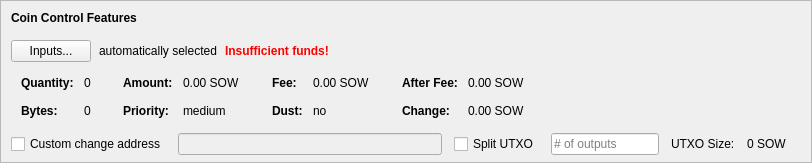
    <widget class="QFrame" name="frameCoinControl">
     <property name="sizePolicy">
      <sizepolicy hsizetype="Expanding" vsizetype="Expanding">
       <horstretch>0</horstretch>
       <verstretch>0</verstretch>
      </sizepolicy>
     </property>
     <property name="maximumSize">
      <size>
       <width>16777215</width>
       <height>16777215</height>
      </size>
     </property>
     <property name="frameShape">
      <enum>QFrame::StyledPanel</enum>
     </property>
     <property name="frameShadow">
      <enum>QFrame::Sunken</enum>
     </property>
     <layout class="QVBoxLayout" name="verticalLayoutCoinControl2">
      <property name="spacing">
       <number>0</number>
      </property>
      <property name="leftMargin">
       <number>0</number>
      </property>
      <property name="topMargin">
       <number>0</number>
      </property>
      <property name="rightMargin">
       <number>0</number>
      </property>
      <property name="bottomMargin">
       <number>6</number>
      </property>
      <item>
       <layout class="QVBoxLayout" name="verticalLayoutCoinControl" stretch="0,0,0,0,1">
        <property name="spacing">
         <number>0</number>
        </property>
        <property name="leftMargin">
         <number>10</number>
        </property>
        <property name="topMargin">
         <number>10</number>
        </property>
        <item>
         <layout class="QHBoxLayout" name="horizontalLayoutCoinControl1">
          <property name="bottomMargin">
           <number>15</number>
          </property>
          <item>
           <widget class="QLabel" name="labelCoinControlFeatures">
            <property name="sizePolicy">
             <sizepolicy hsizetype="Preferred" vsizetype="Maximum">
              <horstretch>0</horstretch>
              <verstretch>0</verstretch>
             </sizepolicy>
            </property>
            <property name="font">
             <font>
              <weight>75</weight>
              <bold>true</bold>
             </font>
            </property>
            <property name="styleSheet">
             <string notr="true">font-weight:bold;</string>
            </property>
            <property name="text">
             <string>Coin Control Features</string>
            </property>
           </widget>
          </item>
         </layout>
        </item>
        <item>
         <layout class="QHBoxLayout" name="horizontalLayoutCoinControl2" stretch="0,0,0,0">
          <property name="spacing">
           <number>8</number>
          </property>
          <property name="bottomMargin">
           <number>10</number>
          </property>
          <item>
           <widget class="QPushButton" name="pushButtonCoinControl">
            <property name="styleSheet">
             <string notr="true"/>
            </property>
            <property name="text">
             <string>Inputs...</string>
            </property>
            <property name="autoDefault">
             <bool>false</bool>
            </property>
           </widget>
          </item>
          <item>
           <widget class="QLabel" name="labelCoinControlAutomaticallySelected">
            <property name="text">
             <string>automatically selected</string>
            </property>
            <property name="margin">
             <number>5</number>
            </property>
           </widget>
          </item>
          <item>
           <widget class="QLabel" name="labelCoinControlInsuffFunds">
            <property name="font">
             <font>
              <weight>75</weight>
              <bold>true</bold>
             </font>
            </property>
            <property name="styleSheet">
             <string notr="true">color:red;font-weight:bold;</string>
            </property>
            <property name="text">
             <string>Insufficient funds!</string>
            </property>
            <property name="margin">
             <number>5</number>
            </property>
           </widget>
          </item>
          <item>
           <spacer name="horizontalSpacerCoinControl">
            <property name="orientation">
             <enum>Qt::Horizontal</enum>
            </property>
            <property name="sizeHint" stdset="0">
             <size>
              <width>40</width>
              <height>1</height>
             </size>
            </property>
           </spacer>
          </item>
         </layout>
        </item>
        <item>
         <widget class="QWidget" name="widgetCoinControl" native="true">
          <property name="sizePolicy">
           <sizepolicy hsizetype="Preferred" vsizetype="Preferred">
            <horstretch>0</horstretch>
            <verstretch>0</verstretch>
           </sizepolicy>
          </property>
          <property name="minimumSize">
           <size>
            <width>0</width>
            <height>0</height>
           </size>
          </property>
          <property name="styleSheet">
           <string notr="true"/>
          </property>
          <layout class="QHBoxLayout" name="horizontalLayoutCoinControl5">
           <property name="leftMargin">
            <number>0</number>
           </property>
           <property name="topMargin">
            <number>0</number>
           </property>
           <property name="rightMargin">
            <number>0</number>
           </property>
           <property name="bottomMargin">
            <number>0</number>
           </property>
           <item>
            <layout class="QHBoxLayout" name="horizontalLayoutCoinControl3" stretch="0,0,0,1">
             <property name="spacing">
              <number>20</number>
             </property>
             <property name="topMargin">
              <number>0</number>
             </property>
             <property name="bottomMargin">
              <number>10</number>
             </property>
             <item>
              <layout class="QFormLayout" name="formLayoutCoinControl1">
               <property name="horizontalSpacing">
                <number>10</number>
               </property>
               <property name="verticalSpacing">
                <number>14</number>
               </property>
               <property name="leftMargin">
                <number>10</number>
               </property>
               <property name="topMargin">
                <number>4</number>
               </property>
               <property name="rightMargin">
                <number>6</number>
               </property>
               <item row="0" column="0">
                <widget class="QLabel" name="labelCoinControlQuantityText">
                 <property name="font">
                  <font>
                   <weight>75</weight>
                   <bold>true</bold>
                  </font>
                 </property>
                 <property name="text">
                  <string>Quantity:</string>
                 </property>
                 <property name="margin">
                  <number>0</number>
                 </property>
                </widget>
               </item>
               <item row="0" column="1">
                <widget class="QLabel" name="labelCoinControlQuantity">
                 <property name="cursor">
                  <cursorShape>IBeamCursor</cursorShape>
                 </property>
                 <property name="contextMenuPolicy">
                  <enum>Qt::ActionsContextMenu</enum>
                 </property>
                 <property name="text">
                  <string notr="true">0</string>
                 </property>
                 <property name="margin">
                  <number>0</number>
                 </property>
                 <property name="textInteractionFlags">
                  <set>Qt::LinksAccessibleByMouse|Qt::TextSelectableByKeyboard|Qt::TextSelectableByMouse</set>
                 </property>
                </widget>
               </item>
               <item row="1" column="0">
                <widget class="QLabel" name="labelCoinControlBytesText">
                 <property name="font">
                  <font>
                   <weight>75</weight>
                   <bold>true</bold>
                  </font>
                 </property>
                 <property name="text">
                  <string>Bytes:</string>
                 </property>
                </widget>
               </item>
               <item row="1" column="1">
                <widget class="QLabel" name="labelCoinControlBytes">
                 <property name="cursor">
                  <cursorShape>IBeamCursor</cursorShape>
                 </property>
                 <property name="contextMenuPolicy">
                  <enum>Qt::ActionsContextMenu</enum>
                 </property>
                 <property name="text">
                  <string notr="true">0</string>
                 </property>
                 <property name="textInteractionFlags">
                  <set>Qt::LinksAccessibleByMouse|Qt::TextSelectableByKeyboard|Qt::TextSelectableByMouse</set>
                 </property>
                </widget>
               </item>
              </layout>
             </item>
             <item>
              <layout class="QFormLayout" name="formLayoutCoinControl2">
               <property name="horizontalSpacing">
                <number>10</number>
               </property>
               <property name="verticalSpacing">
                <number>14</number>
               </property>
               <property name="leftMargin">
                <number>6</number>
               </property>
               <property name="topMargin">
                <number>4</number>
               </property>
               <property name="rightMargin">
                <number>6</number>
               </property>
               <item row="0" column="0">
                <widget class="QLabel" name="labelCoinControlAmountText">
                 <property name="font">
                  <font>
                   <weight>75</weight>
                   <bold>true</bold>
                  </font>
                 </property>
                 <property name="text">
                  <string>Amount:</string>
                 </property>
                 <property name="margin">
                  <number>0</number>
                 </property>
                </widget>
               </item>
               <item row="0" column="1">
                <widget class="QLabel" name="labelCoinControlAmount">
                 <property name="cursor">
                  <cursorShape>IBeamCursor</cursorShape>
                 </property>
                 <property name="contextMenuPolicy">
                  <enum>Qt::ActionsContextMenu</enum>
                 </property>
                 <property name="text">
                  <string notr="true">0.00 SOW</string>
                 </property>
                 <property name="textInteractionFlags">
                  <set>Qt::LinksAccessibleByMouse|Qt::TextSelectableByKeyboard|Qt::TextSelectableByMouse</set>
                 </property>
                </widget>
               </item>
               <item row="1" column="0">
                <widget class="QLabel" name="labelCoinControlPriorityText">
                 <property name="font">
                  <font>
                   <weight>75</weight>
                   <bold>true</bold>
                  </font>
                 </property>
                 <property name="text">
                  <string>Priority:</string>
                 </property>
                </widget>
               </item>
               <item row="1" column="1">
                <widget class="QLabel" name="labelCoinControlPriority">
                 <property name="cursor">
                  <cursorShape>IBeamCursor</cursorShape>
                 </property>
                 <property name="contextMenuPolicy">
                  <enum>Qt::ActionsContextMenu</enum>
                 </property>
                 <property name="text">
                  <string>medium</string>
                 </property>
                 <property name="textInteractionFlags">
                  <set>Qt::LinksAccessibleByMouse|Qt::TextSelectableByKeyboard|Qt::TextSelectableByMouse</set>
                 </property>
                </widget>
               </item>
              </layout>
             </item>
             <item>
              <layout class="QFormLayout" name="formLayoutCoinControl3">
               <property name="horizontalSpacing">
                <number>10</number>
               </property>
               <property name="verticalSpacing">
                <number>14</number>
               </property>
               <property name="leftMargin">
                <number>6</number>
               </property>
               <property name="topMargin">
                <number>4</number>
               </property>
               <property name="rightMargin">
                <number>6</number>
               </property>
               <item row="0" column="0">
                <widget class="QLabel" name="labelCoinControlFeeText">
                 <property name="font">
                  <font>
                   <weight>75</weight>
                   <bold>true</bold>
                  </font>
                 </property>
                 <property name="text">
                  <string>Fee:</string>
                 </property>
                 <property name="margin">
                  <number>0</number>
                 </property>
                </widget>
               </item>
               <item row="0" column="1">
                <widget class="QLabel" name="labelCoinControlFee">
                 <property name="cursor">
                  <cursorShape>IBeamCursor</cursorShape>
                 </property>
                 <property name="contextMenuPolicy">
                  <enum>Qt::ActionsContextMenu</enum>
                 </property>
                 <property name="text">
                  <string notr="true">0.00 SOW</string>
                 </property>
                 <property name="textInteractionFlags">
                  <set>Qt::LinksAccessibleByMouse|Qt::TextSelectableByKeyboard|Qt::TextSelectableByMouse</set>
                 </property>
                </widget>
               </item>
               <item row="1" column="0">
                <widget class="QLabel" name="labelCoinControlLowOutputText">
                 <property name="font">
                  <font>
                   <weight>75</weight>
                   <bold>true</bold>
                  </font>
                 </property>
                 <property name="text">
                  <string>Dust:</string>
                 </property>
                </widget>
               </item>
               <item row="1" column="1">
                <widget class="QLabel" name="labelCoinControlLowOutput">
                 <property name="cursor">
                  <cursorShape>IBeamCursor</cursorShape>
                 </property>
                 <property name="contextMenuPolicy">
                  <enum>Qt::ActionsContextMenu</enum>
                 </property>
                 <property name="text">
                  <string>no</string>
                 </property>
                 <property name="textInteractionFlags">
                  <set>Qt::LinksAccessibleByMouse|Qt::TextSelectableByKeyboard|Qt::TextSelectableByMouse</set>
                 </property>
                </widget>
               </item>
              </layout>
             </item>
             <item>
              <layout class="QFormLayout" name="formLayoutCoinControl4">
               <property name="horizontalSpacing">
                <number>10</number>
               </property>
               <property name="verticalSpacing">
                <number>14</number>
               </property>
               <property name="leftMargin">
                <number>6</number>
               </property>
               <property name="topMargin">
                <number>4</number>
               </property>
               <property name="rightMargin">
                <number>6</number>
               </property>
               <item row="0" column="0">
                <widget class="QLabel" name="labelCoinControlAfterFeeText">
                 <property name="font">
                  <font>
                   <weight>75</weight>
                   <bold>true</bold>
                  </font>
                 </property>
                 <property name="text">
                  <string>After Fee:</string>
                 </property>
                 <property name="margin">
                  <number>0</number>
                 </property>
                </widget>
               </item>
               <item row="0" column="1">
                <widget class="QLabel" name="labelCoinControlAfterFee">
                 <property name="cursor">
                  <cursorShape>IBeamCursor</cursorShape>
                 </property>
                 <property name="contextMenuPolicy">
                  <enum>Qt::ActionsContextMenu</enum>
                 </property>
                 <property name="text">
                  <string notr="true">0.00 SOW</string>
                 </property>
                 <property name="textInteractionFlags">
                  <set>Qt::LinksAccessibleByMouse|Qt::TextSelectableByKeyboard|Qt::TextSelectableByMouse</set>
                 </property>
                </widget>
               </item>
               <item row="1" column="0">
                <widget class="QLabel" name="labelCoinControlChangeText">
                 <property name="font">
                  <font>
                   <weight>75</weight>
                   <bold>true</bold>
                  </font>
                 </property>
                 <property name="text">
                  <string>Change:</string>
                 </property>
                </widget>
               </item>
               <item row="1" column="1">
                <widget class="QLabel" name="labelCoinControlChange">
                 <property name="cursor">
                  <cursorShape>IBeamCursor</cursorShape>
                 </property>
                 <property name="contextMenuPolicy">
                  <enum>Qt::ActionsContextMenu</enum>
                 </property>
                 <property name="text">
                  <string notr="true">0.00 SOW</string>
                 </property>
                 <property name="textInteractionFlags">
                  <set>Qt::LinksAccessibleByMouse|Qt::TextSelectableByKeyboard|Qt::TextSelectableByMouse</set>
                 </property>
                </widget>
               </item>
              </layout>
             </item>
            </layout>
           </item>
          </layout>
         </widget>
        </item>
        <item>
         <layout class="QHBoxLayout" name="horizontalLayoutCoinControl4" stretch="0,0,0,0,0,0,0">
          <property name="spacing">
           <number>12</number>
          </property>
          <property name="sizeConstraint">
           <enum>QLayout::SetDefaultConstraint</enum>
          </property>
          <property name="topMargin">
           <number>5</number>
          </property>
          <property name="rightMargin">
           <number>5</number>
          </property>
          <item>
           <widget class="QCheckBox" name="checkBoxCoinControlChange">
            <property name="toolTip">
             <string>If this is activated, but the change address is empty or invalid, change will be sent to a newly generated address.</string>
            </property>
            <property name="text">
             <string>Custom change address</string>
            </property>
           </widget>
          </item>
          <item>
           <widget class="QValidatedLineEdit" name="lineEditCoinControlChange">
            <property name="enabled">
             <bool>false</bool>
            </property>
            <property name="sizePolicy">
             <sizepolicy hsizetype="Expanding" vsizetype="Fixed">
              <horstretch>0</horstretch>
              <verstretch>0</verstretch>
             </sizepolicy>
            </property>
           </widget>
          </item>
          <item>
           <widget class="QCheckBox" name="splitBlockCheckBox">
            <property name="text">
             <string>Split UTXO</string>
            </property>
           </widget>
          </item>
          <item>
           <widget class="QLineEdit" name="splitBlockLineEdit">
            <property name="sizePolicy">
             <sizepolicy hsizetype="Fixed" vsizetype="Fixed">
              <horstretch>50</horstretch>
              <verstretch>0</verstretch>
             </sizepolicy>
            </property>
            <property name="placeholderText">
             <string># of outputs</string>
            </property>
           </widget>
          </item>
          <item>
           <widget class="QLabel" name="labelBlockSizeText">
            <property name="text">
             <string>UTXO Size:</string>
            </property>
           </widget>
          </item>
          <item>
           <widget class="QLabel" name="labelBlockSize">
            <property name="text">
             <string>0 SOW</string>
            </property>
           </widget>
          </item>
          <item>
           <widget class="QLabel" name="labelCoinControlChangeLabel">
            <property name="sizePolicy">
             <sizepolicy hsizetype="Preferred" vsizetype="Expanding">
              <horstretch>0</horstretch>
              <verstretch>0</verstretch>
             </sizepolicy>
            </property>
            <property name="minimumSize">
             <size>
              <width>0</width>
              <height>0</height>
             </size>
            </property>
            <property name="text">
             <string/>
            </property>
            <property name="margin">
             <number>3</number>
            </property>
           </widget>
          </item>
         </layout>
        </item>
        <item>
         <spacer name="verticalSpacerCoinControl">
          <property name="orientation">
           <enum>Qt::Vertical</enum>
          </property>
          <property name="sizeHint" stdset="0">
           <size>
            <width>800</width>
            <height>1</height>
           </size>
          </property>
         </spacer>
        </item>
       </layout>
      </item>
     </layout>
    </widget>
